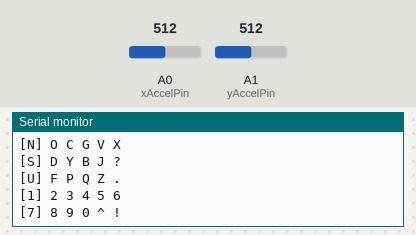
A sketch run on a simulated Arduino Uno, built with avr-gcc and run on an emulated ATmega328P. Shown: the last lines printed to the serial monitor. The test bench sets the inputs (shaded band); at power-on: A0 (xAccelPin) = 512, A1 (yAccelPin) = 512.

Above: at 1.2 s.
1.3 s: A0 (xAccelPin) set to 552
At 2.9 s:
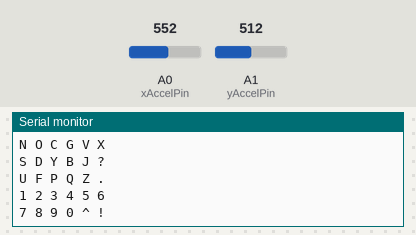
3.5 s: A1 (yAccelPin) set to 526
At 6.4 s:
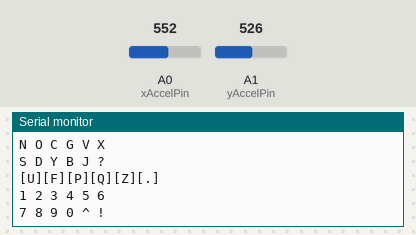
6.5 s: A1 (yAccelPin) set to 547
At 9.2 s:
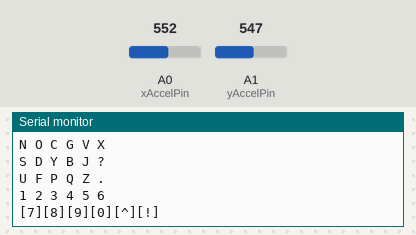
9.5 s: A0 (xAccelPin) set to 594
At 10.2 s:
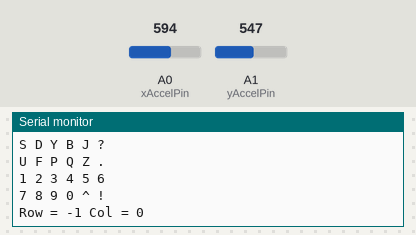

The sketch:

P300spellerCode.ino
```cpp
int xAccelPin = A0;
int yAccelPin = A1;

const int ARRAY_SIZE = 50;
const int COLS = 6;
const int DELAY = 1000;

double THRESH = .006;

double magVals[ARRAY_SIZE];
double magAvg = 0.0;
double magDiff = 0.0;

unsigned long millisNow;
unsigned long millisChar;

String message = "";

bool CAPS = true;
bool AVGD = false;
bool MOVE = false;

int counter = 0; // keep track of how many magnitude samples have been recorded
int vector = -1; // use for cycling through highlighted column or row; 6 columns, 7 rows
int row = -1; //use for saving selected row later
int col = -1; //use for saving selected column later

const char capChars[][COLS] = {{'_', 'E', 'A', 'H', 'R', 'W'},{'T', '<', 'I', 'L', 'M', 'K'},{'N', 'O', 'C', 'G', 'V', 'X'},{'S', 'D', 'Y', 'B', 'J', '?'},{'U', 'F', 'P', 'Q', 'Z', '.'},{'1', '2', '3', '4', '5', '6'},{'7', '8', '9', '0', '^', '!'}};
const char lowChars[][COLS] = {{'_', 'e', 'a', 'h', 'r', 'w'},{'t', '<', 'i', 'l', 'm', 'k'},{'n', 'o', 'c', 'g', 'v', 'x'},{'s', 'd', 'y', 'b', 'j', '?'},{'u', 'f', 'p', 'q', 'z', '.'},{'1', '2', '3', '4', '5', '6'},{'7', '8', '9', '0', '^', '!'}};

void setup() {
  //set up pin configurations
  pinMode(xAccelPin, INPUT);
  pinMode(yAccelPin, INPUT);

  //start serial
  Serial.begin(9600);

  for (int index = 0; index < ARRAY_SIZE; index++){
    magVals[index] = 0;
  }

  millisNow = millis();
  millisChar = millisNow;
}

void loop(){
  // read the input of acceleration in x axis (as a voltage):
  double xAccelValue = analogRead(xAccelPin)*((float)5/1023);
  // read the input of acceleration in y axis (as a voltage):
  double yAccelValue = analogRead(yAccelPin)*((float)5/1023);
  // for debugging
  magVals[counter] = sqrt(pow(xAccelValue,2) + pow(yAccelValue,2));
  magDiff = magVals[counter]-magAvg;

  counter++;

  //Take a running average w/ overlapping windows
  if (AVGD && (counter%(ARRAY_SIZE/10)==0))
  {
    for (int index = 0; index < ARRAY_SIZE; index++){
      magAvg += magVals[index];
    }
    magAvg = magAvg / ARRAY_SIZE;
    //Serial.println("Avging");
  }
  else if (counter%ARRAY_SIZE==0)
  {
    AVGD = true;
    for (int index = 0; index < ARRAY_SIZE; index++){
      magAvg += magVals[index];
    }
    magAvg = magAvg / ARRAY_SIZE;
  }

  if (counter >= ARRAY_SIZE){
    counter = 0;
  }

  if (AVGD)
  {
    if ((magDiff > THRESH) && (millis() - millisChar > DELAY/2))// eyebrow movement far enough apart to matter
    {
      MOVE = true;
      /*Serial.print("MagDiff: ");
      Serial.print(magDiff);
      Serial.print(" MagAvg: ");
      Serial.println(magAvg);*/
      Serial.print("Row = ");
      Serial.print(row);
      Serial.print(" Col = ");
      Serial.println(col);
      //Save column or row number
      if(vector<6){ // 0-5
        col = vector;
        vector = 6; //advance to highlighting 1st row next
      }
      else{ // 6-12
        row = vector - 6;
        vector = 0; //advance to highlighting 1st column next
      }
      millisChar = millis();
    }

    if (millis() - millisNow > DELAY)
    {
      vector++;
      if(vector == 6) //reached last column
      {
        //cycle through columns again
        vector = 0;
      }
      else if(vector == 13)
      {
        //cycle through rows again
        vector = 6;
      }
      else if(vector == 1 || vector == 7)
      {
        vector -= MOVE;
      }

      MOVE = false;

      Serial.print("Message: ");
      Serial.println(message);
      Serial.println();
      if(vector == 0) //highlight column 1
      {
        Serial.println("[_] E A H R W\n[T] < I L M K\n[N] O C G V X\n[S] D Y B J ?\n[U] F P Q Z .\n[1] 2 3 4 5 6\n[7] 8 9 0 ^ !");
      }
      else if(vector == 1) //highlight column 2
      {
        Serial.println("_ [E] A H R W\nT [<] I L M K\nN [O] C G V X\nS [D] Y B J ?\nU [F] P Q Z .\n1 [2] 3 4 5 6\n7 [8] 9 0 ^ !");
      }
      else if(vector == 2) //highlight column 3
      {
        Serial.println("_ E [A] H R W\nT < [I] L M K\nN O [C] G V X\nS D [Y] B J ?\nU F [P] Q Z .\n1 2 [3] 4 5 6\n7 8 [9] 0 ^ !");
      }
      else if(vector == 3) //highlight column 4
      {
        Serial.println("_ E A [H] R W\nT < I [L] M K\nN O C [G] V X\nS D Y [B] J ?\nU F P [Q] Z .\n1 2 3 [4] 5 6\n7 8 9 [0] ^ !");
      }
      else if(vector == 4) //highlight column 5
      {
        Serial.println("_ E A H [R] W\nT < I L [M] K\nN O C G [V] X\nS D Y B [J] ?\nU F P Q [Z] .\n1 2 3 4 [5] 6\n7 8 9 0 [^] !");
      }
      else if(vector == 5) //highlight column 6
      {
        Serial.println("_ E A H R [W]\nT < I L M [K]\nN O C G V [X]\nS D Y B J [?]\nU F P Q Z [.]\n1 2 3 4 5 [6]\n7 8 9 0 ^ [!]");
      }
      else if(vector == 6) //highlight row 1
      {
        Serial.println("[_][E][A][H][R][W]\nT < I L M K\nN O C G V X\nS D Y B J ?\nU F P Q Z .\n1 2 3 4 5 6\n7 8 9 0 ^ !");
      }
      else if(vector == 7) //highlight row 2
      {
        Serial.println("_ E A H R W\n[T][<][I][L][M][K]\nN O C G V X\nS D Y B J ?\nU F P Q Z .\n1 2 3 4 5 6\n7 8 9 0 ^ !");
      }
      else if(vector == 8) //highlight row 3
      {
        Serial.println("_ E A H R W\nT < I L M K\n[N][O][C][G][V][X]\nS D Y B J ?\nU F P Q Z .\n1 2 3 4 5 6\n7 8 9 0 ^ !");
      }
      else if(vector == 9) //highlight row 4
      {
        Serial.println("_ E A H R W\nT < I L M K\nN O C G V X\n[S][D][Y][B][J][?]\nU F P Q Z .\n1 2 3 4 5 6\n7 8 9 0 ^ !");
      }
      else if(vector == 10) //highlight row 5
      {
        Serial.println("_ E A H R W\nT < I L M K\nN O C G V X\nS D Y B J ?\n[U][F][P][Q][Z][.]\n1 2 3 4 5 6\n7 8 9 0 ^ !");
      }
      else if(vector == 11) //highlight row 6
      {
        Serial.println("_ E A H R W\nT < I L M K\nN O C G V X\nS D Y B J ?\nU F P Q Z .\n[1][2][3][4][5][6]\n7 8 9 0 ^ !");
      }
      else if(vector == 12) //highlight row 7 ; no default case so that weirdness with Vector will cause unexpected behavior
      {
        Serial.println("_ E A H R W\nT < I L M K\nN O C G V X\nS D Y B J ?\nU F P Q Z .\n1 2 3 4 5 6\n[7][8][9][0][^][!]");
      }
      Serial.println();
      millisNow = millis();
    }

    // if a column and row number were selected
    if (row!=-1 && col!=-1)
    {
      if (lowChars[row][col] == '_'){ //add space
        message += ' ';
      }
      else if(lowChars[row][col] == '<'){ //delete last character
        message.remove(message.length() - 1);
      }
      else if(lowChars[row][col] == '^'){ //set next character as upperCase
        CAPS = true;
        //do not print this character, wait until next character is selected, and print it as upperCase
      }
      else if(lowChars[row][col] == '.' || lowChars[row][col] == '?' || lowChars[row][col] == '!'){ //add punctuation
        message += lowChars[row][col];
        CAPS = true; // first letter of next sentence will be capital
      }
      else{ //print the letter or number
        if (CAPS){
          //message.concat(capChars[col][row]);
          message += capChars[row][col];
          CAPS = false;
        }
        else {
          //message.concat(lowChars[col][row]);
          message += lowChars[row][col];
        }
      }
      //reset col and row
      col = -1;
      row = -1;
    }
  }

  delay(1);
  if (vector > 12){
    vector = 0; //precaution
  }
}
```

Measured:
- the behaviour switches between 534 and 535 on A0 (xAccelPin) (found by bisection; images 0 and 1)
- the behaviour switches between 536 and 537 on A1 (yAccelPin) (found by bisection; images 2 and 3)
- the behaviour switches between 575 and 576 on A0 (xAccelPin) (found by bisection; images 3 and 4)
- after the input at 1.3 s, the serial monitor: prints a new line at once (image 1)
- after the input at 9.5 s, the serial monitor: prints a new line at once (image 4)
